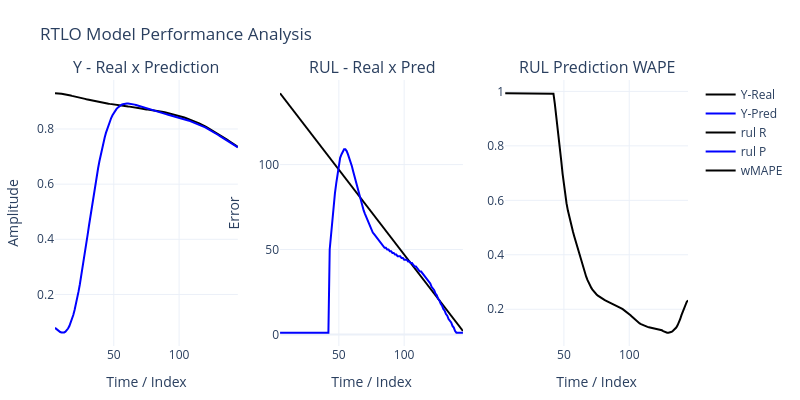

This figure's notebook cell:
### Code cell
nI,nR,nO,N1,N2,N3,τ,mode= params
X,Y = PrepareData(sig,nI,nO,mode)
rnn = RTLO(nI,nR,nO,[N1,N2,N3],τ,mode)
rnn.ref = len(sig)-nI
for i in range(len(X[:])):
    rnn.PredRul(x=X[i],maxRul=len(sig),lim=0.75,store=True)
    #rnn.PredRulIntr2(x=X[i],maxRul=100,store=True,show=False)
    rnn.fit(X[i],Y[i],store=True,start=0,show=False)
print(rnn.εM,rnn.εR)  
PlotPredErrorPLY(rnn,w=800,h=400)

### Figure 1 — Plotly figure (JSON) as saved in the notebook; plotly's stock layout.template omitted (floating-point values rounded to 4 significant figures; data arrays with more than 128 entries replaced by an {"elided": "..."} marker saying what was removed)
{"data": [{"line": {"color": "black"}, "name": "Y-Real", "type": "scatter", "x": {"elided": "141 float values"}, "xaxis": "x", "y": {"elided": "141 float values"}, "yaxis": "y"}, {"line": {"color": "blue"}, "name": "Y-Pred", "type": "scatter", "x": {"elided": "141 float values"}, "xaxis": "x", "y": {"elided": "141 float values"}, "yaxis": "y"}, {"line": {"color": "blue", "dash": "dash"}, "name": "y-Lower", "showlegend": false, "type": "scatter", "x": {"elided": "141 float values"}, "xaxis": "x", "y": [], "yaxis": "y"}, {"line": {"color": "blue", "dash": "dash"}, "name": "y-Upper", "showlegend": false, "type": "scatter", "x": {"elided": "141 float values"}, "xaxis": "x", "y": [], "yaxis": "y"}, {"line": {"color": "black"}, "name": "rul R", "showlegend": true, "type": "scatter", "x": {"elided": "141 float values"}, "xaxis": "x2", "y": {"elided": "141 float values"}, "yaxis": "y2"}, {"line": {"color": "blue"}, "name": "rul P", "showlegend": true, "type": "scatter", "x": {"elided": "141 float values"}, "xaxis": "x2", "y": {"elided": "141 float values"}, "yaxis": "y2"}, {"line": {"color": "red"}, "name": "rul L", "showlegend": true, "type": "scatter", "x": {"elided": "141 float values"}, "xaxis": "x2", "y": [], "yaxis": "y2"}, {"line": {"color": "green"}, "name": "rul U", "showlegend": true, "type": "scatter", "x": {"elided": "141 float values"}, "xaxis": "x2", "y": [], "yaxis": "y2"}, {"line": {"color": "black"}, "name": "wMAPE", "showlegend": true, "type": "scatter", "x": {"elided": "141 float values"}, "xaxis": "x3", "y": {"elided": "141 float values"}, "yaxis": "y3"}], "layout": {"annotations": [{"font": {"size": 16}, "showarrow": false, "text": "Y - Real x Prediction", "x": 0.1444, "xanchor": "center", "xref": "paper", "y": 1, "yanchor": "bottom", "yref": "paper"}, {"font": {"size": 16}, "showarrow": false, "text": "RUL - Real x Pred", "x": 0.5, "xanchor": "center", "xref": "paper", "y": 1, "yanchor": "bottom", "yref": "paper"}, {"font": {"size": 16}, "showarrow": false, "text": "RUL Prediction WAPE", "x": 0.8556, "xanchor": "center", "xref": "paper", "y": 1, "yanchor": "bottom", "yref": "paper"}], "height": 400, "margin": {"b": 40, "l": 40, "r": 40, "t": 80}, "showlegend": true, "title": {"text": "RTLO Model Performance Analysis"}, "width": 800, "xaxis": {"anchor": "y", "domain": [0, 0.2889], "title": {"text": "Time / Index"}}, "xaxis2": {"anchor": "y2", "domain": [0.3556, 0.6444], "title": {"text": "Time / Index"}}, "xaxis3": {"anchor": "y3", "domain": [0.7111, 1], "title": {"text": "Time / Index"}}, "yaxis": {"anchor": "x", "domain": [0, 1], "title": {"text": "Amplitude"}}, "yaxis2": {"anchor": "x2", "domain": [0, 1], "title": {"text": "Error"}}, "yaxis3": {"anchor": "x3", "domain": [0, 1]}}}
